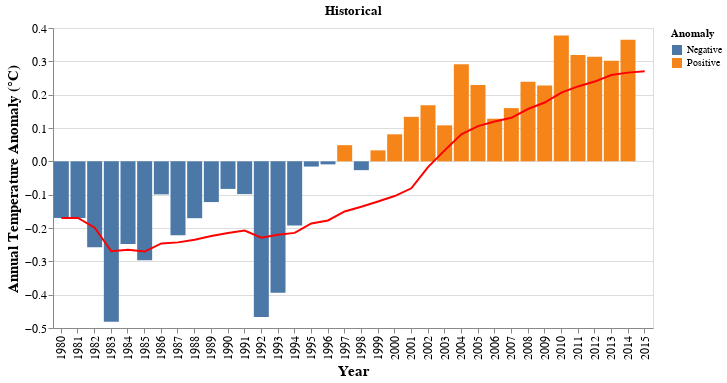

Source (notebook cell):
### Markdown cell above
**Annual Data**

### Code cell
temp = annual_temp.tas.mean(dim='model')
# Select Historical
temp_clim = temp[0].mean()
# Difference
ann_tas_anom = temp[0] - temp_clim
# Filter range
ann_tas_anom = ann_tas_anom.loc['1980':'2015']

df_tas = ann_tas_anom.to_dataframe()

df_tas['positive'] = df_tas['tas'] > 0
df_tas['Rolling'] = df_tas['tas'].rolling(5).mean()


df_tas.reset_index(inplace=True)

df_tas['positive'] = df_tas['positive'].astype(str)

df_tas['positive'] = df_tas['positive'].str.replace('True','Positive')
df_tas['positive'] = df_tas['positive'].str.replace('False','Negative')

#df_tas['year'] = df_tas['year'].dt.year

df_tas.rename(columns={'positive':'Anomaly'}, inplace=True)

#df.reset_index(inplace=True)
bar = alt.Chart(df_tas).mark_bar().encode(
    x="year:O",
    y="tas:Q",
    color='Anomaly:N'
).properties(width=600).encode(x=alt.X('year:O', axis=alt.Axis(title='Year',titleFontSize=15, labelFontSize=12)),
                              y=alt.Y('tas:Q', axis=alt.Axis( title='Annual Temperature Anomaly (°C) ',titleFontSize=15, labelFontSize=12)))
line = alt.Chart(df_tas).mark_line(color='red').transform_window(
    # The field to average
    rolling_mean='mean(tas)',
    # The number of values before and after the current value to include.
    frame=[-9, 0]
).encode(
    x='year:O',
    y='rolling_mean:Q'
)


(bar + line).properties(width=600, title='Historical')

### Figure 1 — Vega-Lite specification as saved in the notebook (floating-point values rounded to 4 significant figures)
{"config": {"view": {"continuousWidth": 400, "continuousHeight": 300}}, "layer": [{"mark": "bar", "encoding": {"color": {"field": "Anomaly", "type": "nominal"}, "x": {"axis": {"labelFontSize": 12, "title": "Year", "titleFontSize": 15}, "field": "year", "type": "ordinal"}, "y": {"axis": {"labelFontSize": 12, "title": "Annual Temperature Anomaly (°C) ", "titleFontSize": 15}, "field": "tas", "type": "quantitative"}}, "width": 600}, {"mark": {"type": "line", "color": "red"}, "encoding": {"x": {"field": "year", "type": "ordinal"}, "y": {"field": "rolling_mean", "type": "quantitative"}}, "transform": [{"window": [{"op": "mean", "field": "tas", "as": "rolling_mean"}], "frame": [-9, 0]}]}], "data": {"name": "data-a449b310c5eb46f2ad26ac98b3c0a5e4"}, "title": "Historical", "width": 600, "$schema": "https://vega.github.io/schema/vega-lite/v4.17.0.json", "datasets": {"data-a449b310c5eb46f2ad26ac98b3c0a5e4": [{"year": 1980, "experiment": "historical", "tas": -0.1699, "Anomaly": "Negative", "Rolling": null}, {"year": 1981, "experiment": "historical", "tas": -0.1701, "Anomaly": "Negative", "Rolling": null}, {"year": 1982, "experiment": "historical", "tas": -0.2576, "Anomaly": "Negative", "Rolling": null}, {"year": 1983, "experiment": "historical", "tas": -0.481, "Anomaly": "Negative", "Rolling": null}, {"year": 1984, "experiment": "historical", "tas": -0.2484, "Anomaly": "Negative", "Rolling": -0.2654}, {"year": 1985, "experiment": "historical", "tas": -0.2969, "Anomaly": "Negative", "Rolling": -0.2908}, {"year": 1986, "experiment": "historical", "tas": -0.09916, "Anomaly": "Negative", "Rolling": -0.2766}, {"year": 1987, "experiment": "historical", "tas": -0.222, "Anomaly": "Negative", "Rolling": -0.2695}, {"year": 1988, "experiment": "historical", "tas": -0.1706, "Anomaly": "Negative", "Rolling": -0.2074}, {"year": 1989, "experiment": "historical", "tas": -0.1222, "Anomaly": "Negative", "Rolling": -0.1822}, {"year": 1990, "experiment": "historical", "tas": -0.08273, "Anomaly": "Negative", "Rolling": -0.1393}, {"year": 1991, "experiment": "historical", "tas": -0.09835, "Anomaly": "Negative", "Rolling": -0.1392}, {"year": 1992, "experiment": "historical", "tas": -0.4674, "Anomaly": "Negative", "Rolling": -0.1883}, {"year": 1993, "experiment": "historical", "tas": -0.3945, "Anomaly": "Negative", "Rolling": -0.233}, {"year": 1994, "experiment": "historical", "tas": -0.1923, "Anomaly": "Negative", "Rolling": -0.2471}, {"year": 1995, "experiment": "historical", "tas": -0.01572, "Anomaly": "Negative", "Rolling": -0.2336}, {"year": 1996, "experiment": "historical", "tas": -0.009119, "Anomaly": "Negative", "Rolling": -0.2158}, {"year": 1997, "experiment": "historical", "tas": 0.04848, "Anomaly": "Positive", "Rolling": -0.1126}, {"year": 1998, "experiment": "historical", "tas": -0.02645, "Anomaly": "Negative", "Rolling": -0.03903}, {"year": 1999, "experiment": "historical", "tas": 0.03289, "Anomaly": "Positive", "Rolling": 0.006016}, {"year": 2000, "experiment": "historical", "tas": 0.08103, "Anomaly": "Positive", "Rolling": 0.02537}, {"year": 2001, "experiment": "historical", "tas": 0.1335, "Anomaly": "Positive", "Rolling": 0.05389}, {"year": 2002, "experiment": "historical", "tas": 0.1682, "Anomaly": "Positive", "Rolling": 0.07785}, {"year": 2003, "experiment": "historical", "tas": 0.108, "Anomaly": "Positive", "Rolling": 0.1047}, {"year": 2004, "experiment": "historical", "tas": 0.291, "Anomaly": "Positive", "Rolling": 0.1564}, {"year": 2005, "experiment": "historical", "tas": 0.2289, "Anomaly": "Positive", "Rolling": 0.1859}, {"year": 2006, "experiment": "historical", "tas": 0.1278, "Anomaly": "Positive", "Rolling": 0.1848}, {"year": 2007, "experiment": "historical", "tas": 0.1597, "Anomaly": "Positive", "Rolling": 0.1831}, {"year": 2008, "experiment": "historical", "tas": 0.2391, "Anomaly": "Positive", "Rolling": 0.2093}, {"year": 2009, "experiment": "historical", "tas": 0.2278, "Anomaly": "Positive", "Rolling": 0.1967}, {"year": 2010, "experiment": "historical", "tas": 0.3778, "Anomaly": "Positive", "Rolling": 0.2264}, {"year": 2011, "experiment": "historical", "tas": 0.3192, "Anomaly": "Positive", "Rolling": 0.2647}, {"year": 2012, "experiment": "historical", "tas": 0.314, "Anomaly": "Positive", "Rolling": 0.2956}, {"year": 2013, "experiment": "historical", "tas": 0.3019, "Anomaly": "Positive", "Rolling": 0.3081}, {"year": 2014, "experiment": "historical", "tas": 0.365, "Anomaly": "Positive", "Rolling": 0.3356}, {"year": 2015, "experiment": "historical", "tas": null, "Anomaly": "Negative", "Rolling": null}]}}
